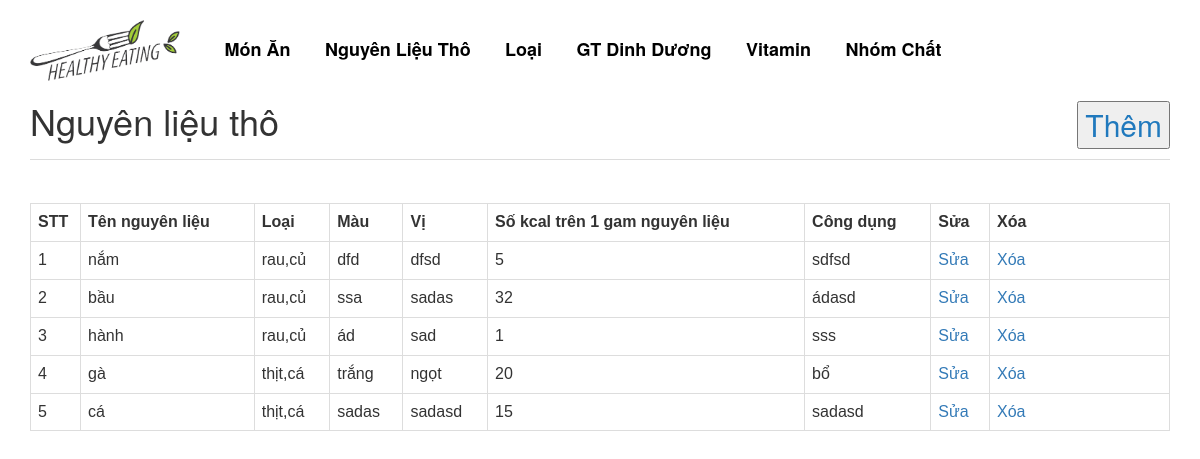
/admin/nguyenlieu.php, run on an earlier commit of the app's database.
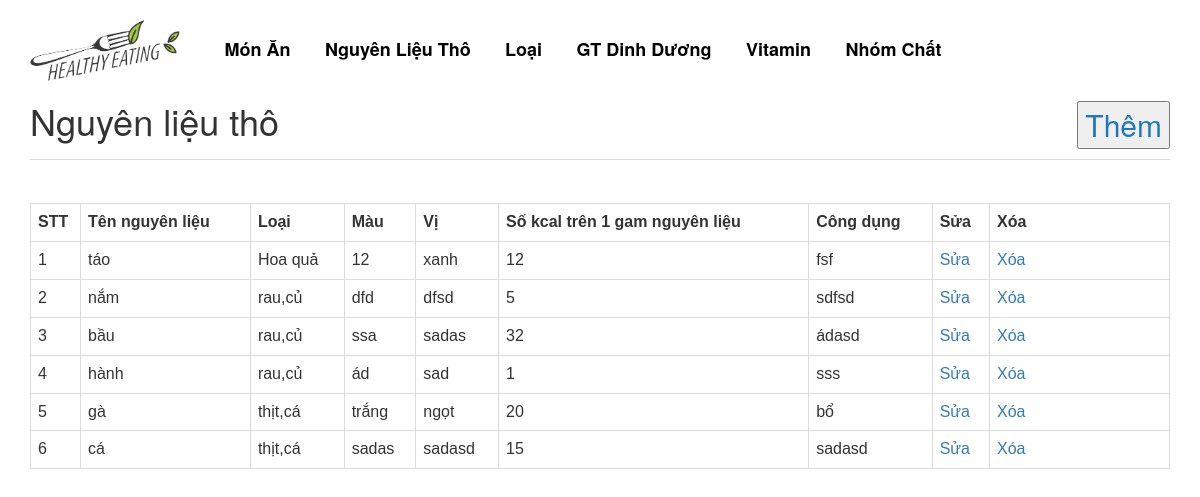
And on a later commit of the database.
### tables this page shows
CREATE TABLE `02_nguyenlieutho` (
  `02_id_nguyenlieu` int(10) NOT NULL,
  `02_ten_nguyenlieu` varchar(200) NOT NULL,
  `02_id_loai` varchar(200) NOT NULL,
  `02_mau` varchar(200) NOT NULL,
  `02_vi` varchar(200) NOT NULL,
  `02_congdung` text NOT NULL,
  `02_kcal_1gam` int(11) NOT NULL
);

CREATE TABLE `03_loai` (
  `03_id_loai` int(10) NOT NULL,
  `03_ten_loai` varchar(200) NOT NULL
);

### lib/quantri.php (called while the page is built, shortened)
<?php
function nguyenlieu(){
    $qr = "SELECT * FROM 02_nguyenlieutho left join 03_loai on 02_nguyenlieutho.02_id_loai = 03_loai.03_id_loai order by 02_id_loai desc";
    return mysql_query($qr);
}
?>

### admin/nguyenlieu.php (the view, shortened to what this page needs)
<?php
	include('./header.php');
	include('../lib/quantri.php');
?>
<section class="admin">
	<div class="container">
		<div class="tille_page">
			<h1>Nguyên liệu thô</h1>
			<a href="./add_nguyenlieu.php" class="btn_add"><input type="button" value="Thêm"></a>
		</div>
		<br>
		<div class="list_table">
			<table>
		  <tr>
		    <th>STT</th>
		    <th>Tên nguyên liệu</th>
		    <th>Loại</th>
		    <th>Màu</th>
		    <th>Vị</th>
		    <th>Số kcal trên 1 gam nguyên liệu</th>
		    <th>Công dụng</th>
		    <th>Sửa</th>
		    <th>Xóa</th>
		  </tr>
		  <?php $ds_nguyenlieu = nguyenlieu();
		  		$i=1;
		  		while ($row_ds_nguyenlieu = mysql_fetch_array($ds_nguyenlieu)) {
		   ?>
		  <tr>
		    <td><?php echo $i++;?></td>
		    <td><?=$row_ds_nguyenlieu['02_ten_nguyenlieu'] ?></td>
		    <td><?=$row_ds_nguyenlieu['03_ten_loai'] ?></td>
		    <td><?=$row_ds_nguyenlieu['02_mau'] ?></td>
		    <td><?=$row_ds_nguyenlieu['02_vi'] ?></td>
		    <td><?=$row_ds_nguyenlieu['02_kcal_1gam'] ?></td>
		    <td><?=$row_ds_nguyenlieu['02_congdung'] ?></td>
		    <td><a href="edit_nguyenlieu.php?id=<?=$row_ds_nguyenlieu['02_id_nguyenlieu'] ?>">Sửa</a></td>
		    <td style="text-align: left;"><a onclick="return confirm('bạn có chắc muốn xóa ?');" href="delete_nguyenlieu.php?id=<?=$row_ds_nguyenlieu['02_id_nguyenlieu'] ?>">Xóa</a></td>
		  </tr>
		 <?php } ?>
		</table>
		</div>
	</div>
</section>

What changed in the data, as far as the page shows it:
added 02_nguyenlieutho: 02_ten_nguyenlieu "táo", 03_loai.03_ten_loai "Hoa quả", 02_mau "12", 02_vi "xanh", 02_kcal_1gam "12", 02_congdung "fsf"
